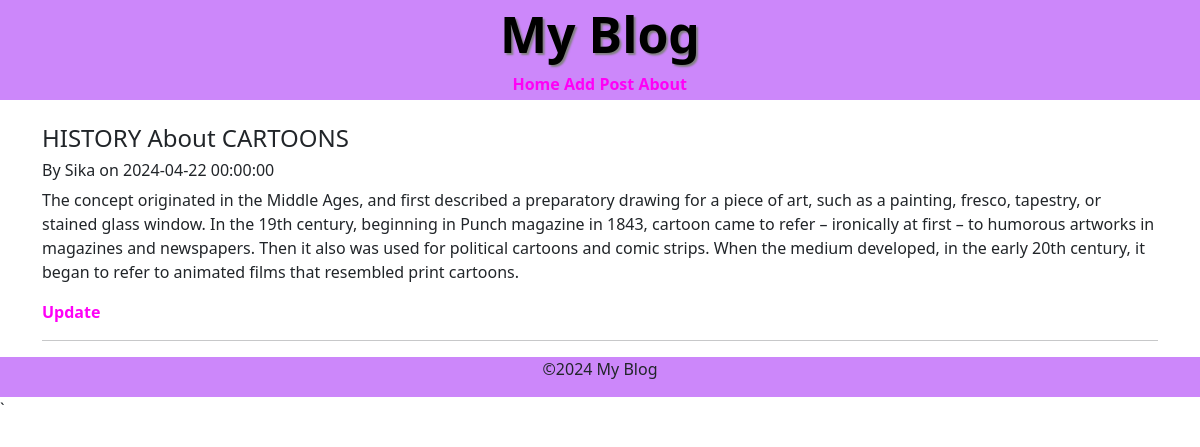
Screenshot of /post/2 with the database file from the repository.
### models.py (models this page shows, shortened)
class post(db.Model):
    id = db.Column(db.Integer,primary_key=True)
    title = db.Column(db.String(80),nullable=False)
    author = db.Column(db.String(80),nullable=False)
    content = db.Column(db.String(80),nullable=False)
    date_posted = db.Column(db.DateTime,nullable=False,default=datetime.utcnow)

### app.py (the view)
@app.route('/post/<int:id>')
def post_details(id):
    Post=post.query.get(id)
    return render_template('post_details.html',post=Post)

### templates/post_details.html (shortened to what this page needs)
{% extends 'base.html' %}
{% block content %}
<br>
<h4>{{ post.title }}</h4>
<h6>By {{ post.author }} on {{ post.date_posted }}</h6>
<p>{{ post.content }}</p>
<a href="{{ url_for('edit_post', id=post.id) }}">Update</a>
<hr>
{% endblock %}

### static/style.css (style rules this page uses)
a { color: rgb(255, 0, 247); font-weight: bold; text-decoration: none; transition: color 0.3s ease; }

### rows the page displays
post: title "HISTORY About CARTOONS", author "Sika", date_posted "2024-04-22 00:00:00", content "The concept originated in the Middle Ages, and first described a preparatory drawing for a piece of art, such as a painting, fresco, tapestry, or stained glass window. In the 19th century, beginning in Punch magazine in 1843, cartoon came to refer – ironically at first – to humorous artworks in magazines and newspapers. Then it also was used for political cartoons and comic strips. When the medium developed, in the early 20th century, it began to refer to animated films that resembled print cartoons."
